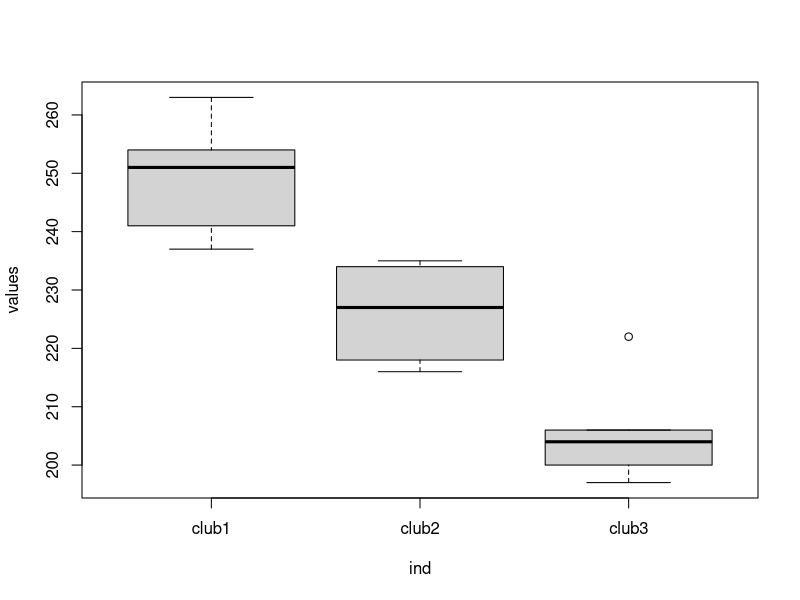
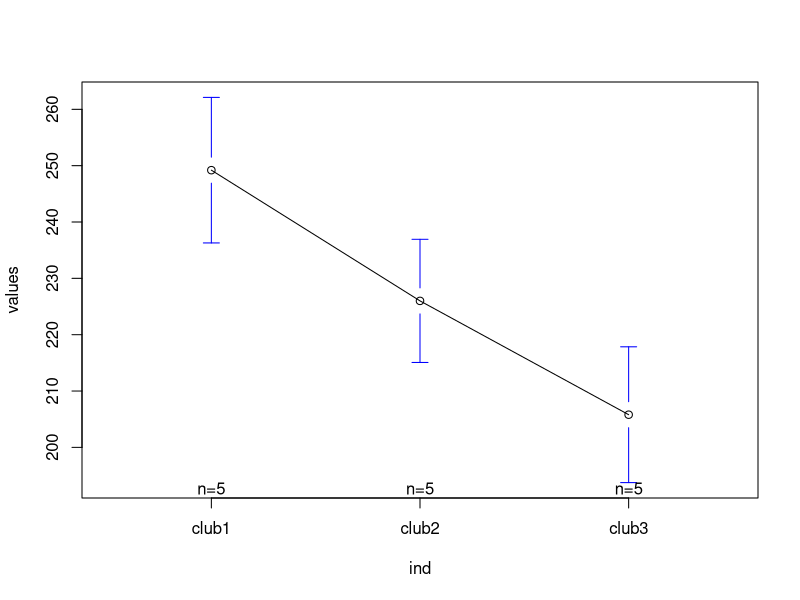
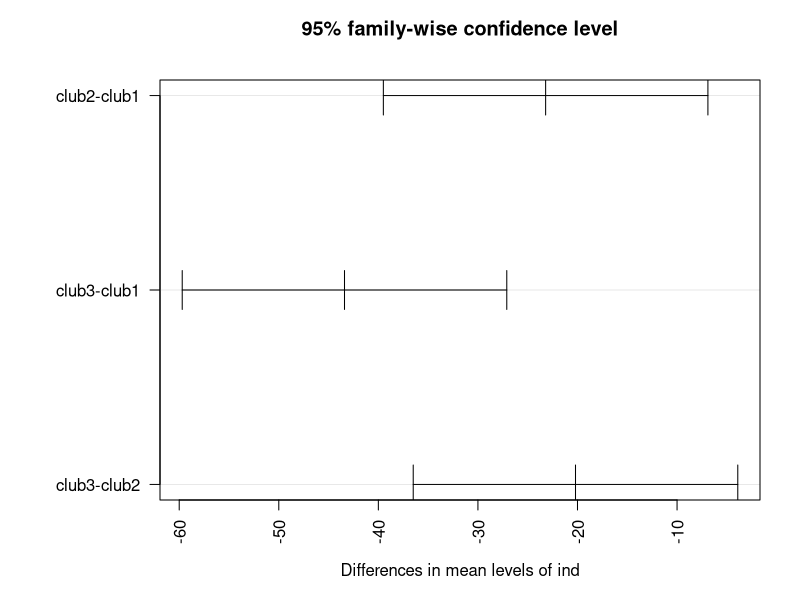

R code for these plots, in order: (Note: this script raises an error after producing the figures.)
#Anova2
#Golf Club Example
club1 = c(254, 263, 241, 237, 251) 
club2 = c(234, 218, 235, 227, 216)
club3 = c(200, 222, 197, 206, 204)
cbind(club1, club2, club3)
df = data.frame(cbind(club1, club2, club3))
df
dfstack = stack(df)
#unstack(stack(df))  # back orginal structure

colMeans((df))
(x1m = colMeans(df)[1])
(x2m = colMeans(df)[2])
(x3m = colMeans(df)[3])
(xm = mean(dfstack$values))
(n= dim(df)[1])
(SSA = n * (x1m - xm)^2 + n * (x2m - xm)^2 + n * (x3m - xm)^2 )
(SSW = sum((club1 - x1m)^2) + sum((club2 - x2m)^2) + sum((club3 - x3m)^2))
(MSA = SSA / (dim(df)[2]-1))
(MSW = SSW / (nrow(dfstack)-length(df)))
(FSTAT = MSA/ MSW)
df1 = 3 - 1 # gp - 1
df2 = 15 - 3 # n - gps
qf(.95, df1=3-1, df2=15-3)
#FSTAT > FCV  : Reject Ho : Means are not same 

# R Method
head(dfstack)
dfstack$ind = factor(dfstack$ind)
aggregate(dfstack$values, by=list(dfstack$ind), FUN=mean)
aggregate(dfstack$values, by=list(dfstack$ind), FUN=sd)

(fit1w = aov(values ~ ind, data=dfstack))
summary(fit1w)
# Fvalue and P predict the same
boxplot(values ~ ind, data=dfstack)

#Mean Plot
gplots::plotmeans(values ~ ind, data=dfstack)

#pg-btech should significant differences
TukeyHSD(fit1w)
par(las=2)
par(mar=c(5,8,4,2))
plot(TukeyHSD(fit1w))

#Same letters don't have significant differences in means
par(las=0)
library(multcomp)
par(mar=c(5,4,6,2))
#tuk = glht(fit1w, linfct = mcp(values='Tukey'))
#plot(cld(tuk, level=.05), col='lightgrey')

#Normality Test for DV
car::qqPlot(lm(values ~ ind, data=dfstack), simulate=T, labels=F)

#Equal Variance - Pass
bartlett.test(values ~ ind, data=dfstack)

#No Significant Outliers
car::outlierTest(fit1w)




# Second Problem ----
sup1 = c(18.5, 24, 17.2, 19.9, 18)
sup2 = c(26.3, 25.3, 24, 21.2, 24.5)
sup3 = c(20.6, 25.2, 20.8, 24.7, 22.9)
sup4 = c(25.4, 19.9, 22.6, 17.5, 20.4)

(df2 = data.frame(cbind(sup1,sup2, sup3,sup4)))
colSums(df2)
colMeans(df2)
addmargins(as.matrix(df2), FUN=list(list(sum, sd,length), list(length)))

(df2stack = stack(df2))

str(df2stack)
mean(df2stack$values)

colMeans((df2))
(x1m = colMeans(df2)[1])
(x2m = colMeans(df2)[2])
(x3m = colMeans(df2)[3])
(x4m = colMeans(df2)[4])

(xm = mean(df2stack$values))
(n1= dim(df2)[1])  # no of values for each supp 5
(c = dim(df2)[2])  # No of Groups 4
(n = dim(df2stack)[1])  #No of Observations 4 * 5 = 20
n1 * (x1m - xm)^2 ; n1 * (x2m - xm)^2 
n1 * (x3m - xm)^2 ; n1 * (x4m - xm)^2 

(SSA = n1 * (x1m - xm)^2 + n1 * (x2m - xm)^2 + n1 * (x3m - xm)^2  + n1 * (x4m - xm)^2 ) 
(SSW = sum((sup1 - x1m)^2) + sum((sup2 - x2m)^2) + sum((sup3 - x3m)^2) + sum((sup4 - x4m)^2))
(MSA = SSA / (c-1))
(MSW = SSW / (n-c))
(FSTAT = MSA/ MSW)

(FCV = qf(.95, df1 = c-1, df2=n-c))   # F Critical Value


# R Method
head(df2stack)
df2stack$ind = factor(df2stack$ind)
aggregate(df2stack$values, by=list(df2stack$ind), FUN=mean)
aggregate(df2stack$values, by=list(df2stack$ind), FUN=sd)

(fit2w = aov(values ~ ind, data=df2stack))
summary(fit2w)
# Fvalue and P predict the same
boxplot(values ~ ind, data=df2stack)

#Mean Plot
gplots::plotmeans(values ~ ind, data=df2stack)

#pg-btech should significant differences
TukeyHSD(fit2w)
par(las=2)
par(mar=c(5,8,4,2))
plot(TukeyHSD(fit2w))

#Same letters don't have significant differences in means
par(las=0)
library(multcomp)
par(mar=c(5,4,6,2))
tuk = glht(fit2w, linfct = mcp(ind='Tukey'))
plot(cld(tuk, level=.05), col='lightgrey')

#Normality Test for DV
car::qqPlot(lm(values ~ ind, data=df2stack), simulate=T, labels=F)

#Equal Variance - Pass
bartlett.test(values ~ ind, data=df2stack)

#No Significant Outliers
car::outlierTest(fit2w)
